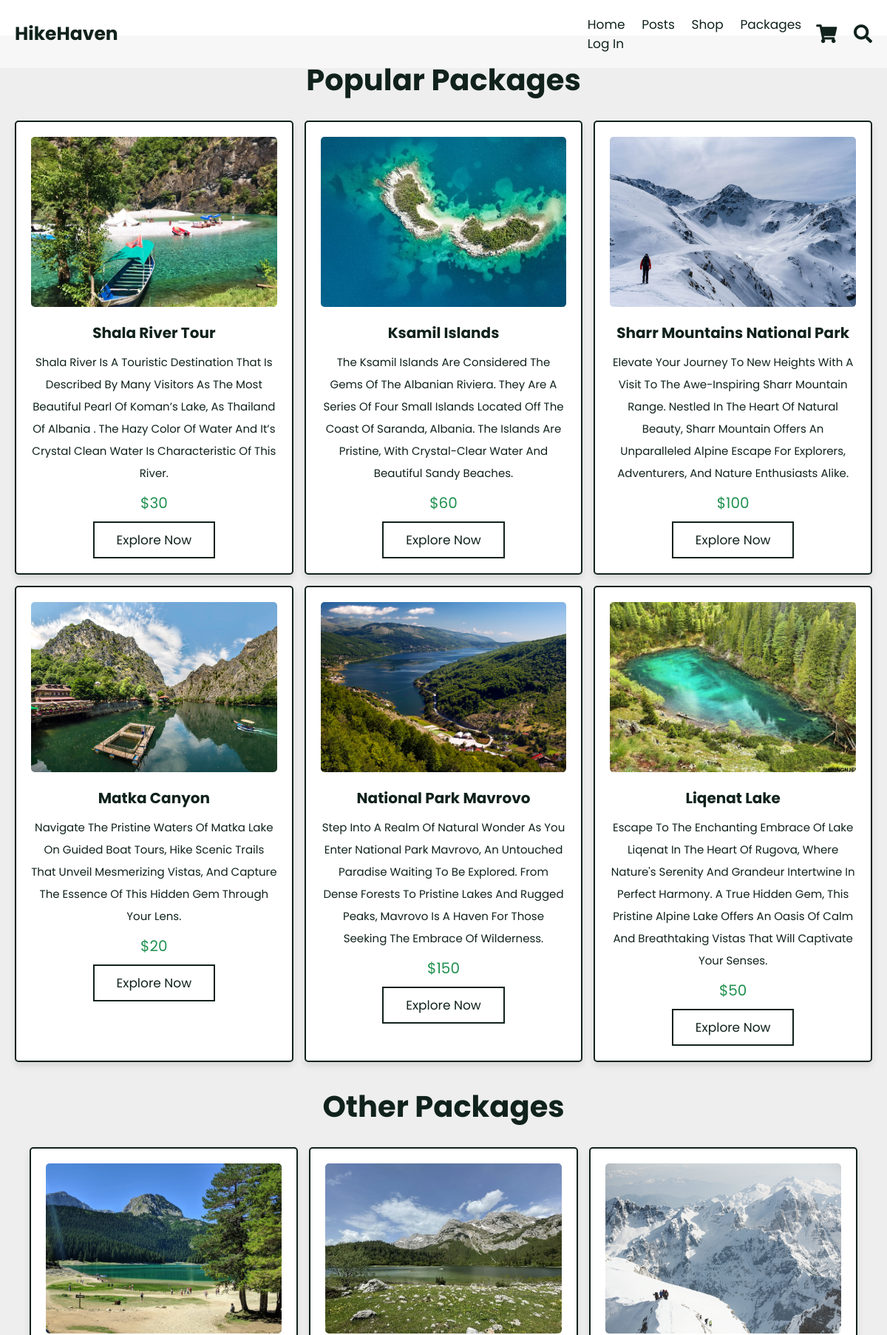
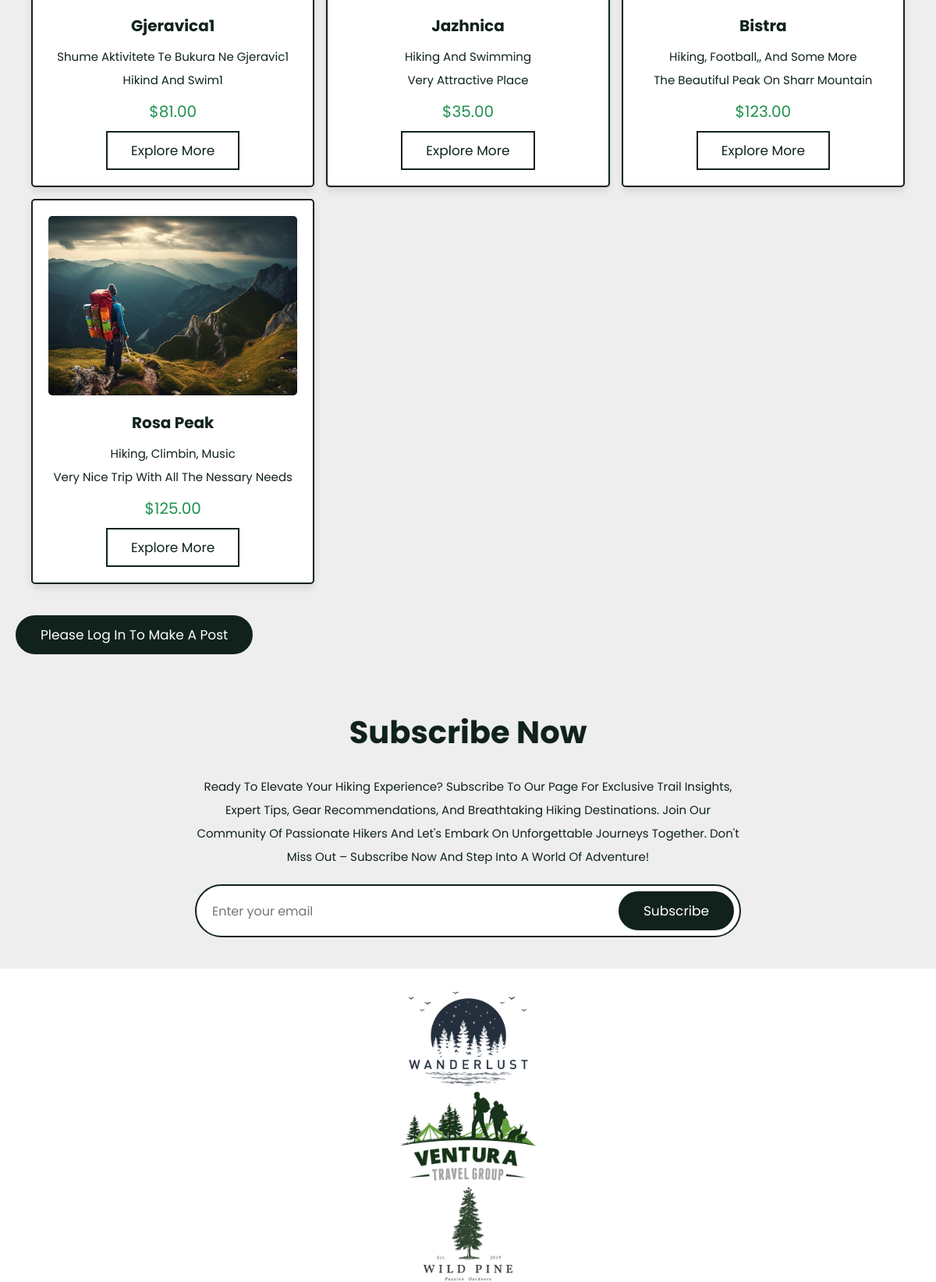
/package.php (upper part), run on the app's committed database (2 pictures, top to bottom).
### tables this page shows
CREATE TABLE IF NOT EXISTS `packages` (
  `id` int NOT NULL AUTO_INCREMENT,
  `user_id` int NOT NULL,
  `destination` varchar(255) NOT NULL,
  `accommodation` varchar(255) NOT NULL,
  `transportation` varchar(255) NOT NULL,
  `activities` text NOT NULL,
  `dining` varchar(255) NOT NULL,
  `travel_tips` text NOT NULL,
  `pricing` decimal(10,2) NOT NULL,
  `contact` varchar(255) NOT NULL,
  `booking` text NOT NULL,
  `image` varchar(255) DEFAULT NULL,
  `created_at` timestamp NULL DEFAULT CURRENT_TIMESTAMP,
  `updated_at` timestamp NULL DEFAULT CURRENT_TIMESTAMP ON UPDATE CURRENT_TIMESTAMP,
  PRIMARY KEY (`id`),
  KEY `user_id` (`user_id`)
);

### Packages/display_packages.php (the view, shortened to what this page needs)
<?php
$db_host = "localhost";
$db_user = "root";
$db_pass = "leuard098";
$db_name = "hikehaven";
$conn = new mysqli($db_host, $db_user, $db_pass, $db_name);
$sql = "SELECT * FROM packages";
$result = $conn->query($sql);
?>
<main>
    <section class="packages" id="packages">
        <h1 class="heading">Other Packages</h1>
        <div class="box-container">
            <?php
            if ($result->num_rows > 0) {
                while ($row = $result->fetch_assoc()) {
                    echo '<div class="box">';
                    echo '<div class="image">';
                    if (!empty($row["image"])) {
                        echo '<img src="' . $row["image"] . '" alt="' . $row["destination"] . '">';
                    }
                    echo '</div>';
                    echo '<div class="content">';
                    echo '<h3>' . $row["destination"] . '</h3>';
                    echo '<p>' . $row["activities"] . '<br>' . $row["travel_tips"] . '</p>';
                    echo '<div class="price">$' . $row["pricing"] . '</div>';
                    echo '<a href="packages/full_display_packages.php" class="btn">Explore More</a>';
                    echo '</div>';
                    echo '</div>';
                }
            } else {
                echo '<p>No tourist packages available.</p>';
            }
            ?>
        </div>
    </section>
</main>

### css/style.css (style rules this page uses)
* { font-family: 'Poppins', sans-serif; margin: 0; padding: 0; -webkit-box-sizing: border-box; box-sizing: border-box; outline: none; border: none; text-decoration: none; text-transform: capitalize; -webkit-transition: .2s linear; transition: .2s linear; }
html { font-size: 62.5%; overflow-x: hidden; scroll-behavior: smooth; scroll-padding-top: 5rem; }
section { padding: 5rem 9%; }
.btn { margin-top: 1rem; display: inline-block; border: 0.2rem solid #10221b; color: #10221b; cursor: pointer; background: none; font-size: 1.7rem; padding: 1rem 3rem; }
.heading { text-align: center; margin-bottom: 2.5rem; font-size: 4rem; color: #10221b; }
.packages { background: #eee; }
.packages .box-container { display: -ms-grid; display: grid; -ms-grid-columns: (minmax(32rem, 1fr))[auto-fit]; grid-template-columns: repeat(auto-fit, minmax(32rem, 1fr)); gap: 1.5rem; }
.packages .box-container .box { text-align: center; background: #fff; border: 0.2rem solid #10221b; -webkit-box-shadow: 0 0.5rem 1rem rgba(0, 0, 0, 0.1); box-shadow: 0 0.5rem 1rem rgba(0, 0, 0, 0.1); border-radius: .5rem; }
.packages .box-container .box .image { height: 25rem; overflow: hidden; padding: 2rem; padding-bottom: 0; border-radius: .5rem; }
.packages .box-container .box .image img { height: 100%; width: 100%; -o-object-fit: cover; object-fit: cover; border-radius: .5rem; }
.packages .box-container .box .content { padding: 2rem; }
.packages .box-container .box .content h3 { font-size: 2rem; color: #10221b; }
.packages .box-container .box .content p { font-size: 1.5rem; color: #10221b; padding: 1rem 0; line-height: 2; }
.packages .box-container .box .content .price { font-size: 2rem; color: #219150; }
@media (max-width: 1200px) { section { padding: 3rem 2rem; } }

### data on the page
packages: image (picture), destination "Gjeravica1", activities "Shume Aktivitete Te Bukura Ne Gjeravic1", travel_tips "Hikind And Swim1", pricing "81.00"
packages: image (picture), destination "Jazhnica", activities "Hiking And Swimming", travel_tips "Very Attractive Place", pricing "35.00"
packages: image (picture), destination "Bistra", activities "Hiking, Football,, And Some More", travel_tips "The Beautiful Peak On Sharr Mountain", pricing "123.00"
packages: image (picture), destination "Rosa Peak", activities "Hiking, Climbin, Music", travel_tips "Very Nice Trip With All The Nessary Needs", pricing "125.00"
